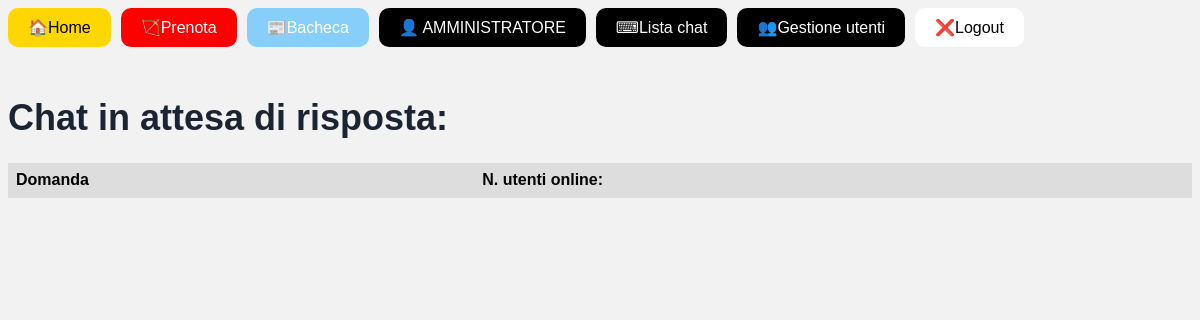
The app's page /messaggi/lista_chat/ (signed in), older data.
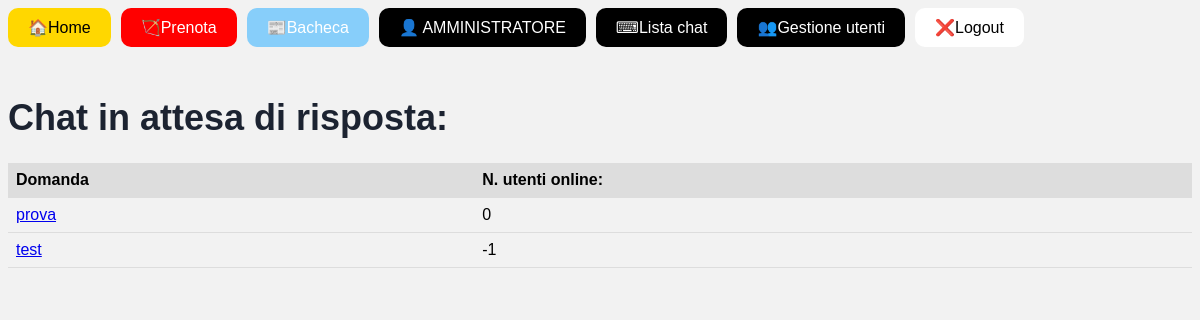
The same page, newer data.
### messaggi/models.py (models this page shows)
class Stanza(models.Model):
    nome = models.CharField(max_length=255)
    numero_utenti = models.IntegerField(default=0)
    class Meta:
        verbose_name_plural = "Stanze"

### messaggi/views.py (the view)
# urls.py: path('lista_chat/', ListaChatView, name='lista_chat'),
@user_passes_test(is_admin)
def ListaChatView(request):
    stanze = Stanza.objects.all()
    return render(request, 'messaggi/lista_chat.html', {'stanze': stanze})

### messaggi/views.py (called while the page is built)
def is_admin(user):
    return user.is_superuser

### messaggi/templates/messaggi/lista_chat.html
{% extends 'base.html' %}
{% block content %}
<h1> Chat in attesa di risposta:</h1>
<table>
    <thead>
        <tr>
            <th>Domanda</th>
            <th>N. utenti online:</th>
        </tr>
    </thead>
    <tbody>
        {% for stanza in stanze %}
            <tr>
                <td><a href="{% url 'chat_admin' stanza.nome %}">{{stanza.nome}}</a></td>
                <td>{{ stanza.numero_utenti }}</td>
            </tr>
        {% endfor %}
    </tbody>
</table>
{% endblock %}

Row changes from the older to the newer data that the page shows:
added Stanza: nome "prova", numero_utenti "0"
added Stanza: nome "test", numero_utenti "-1"
